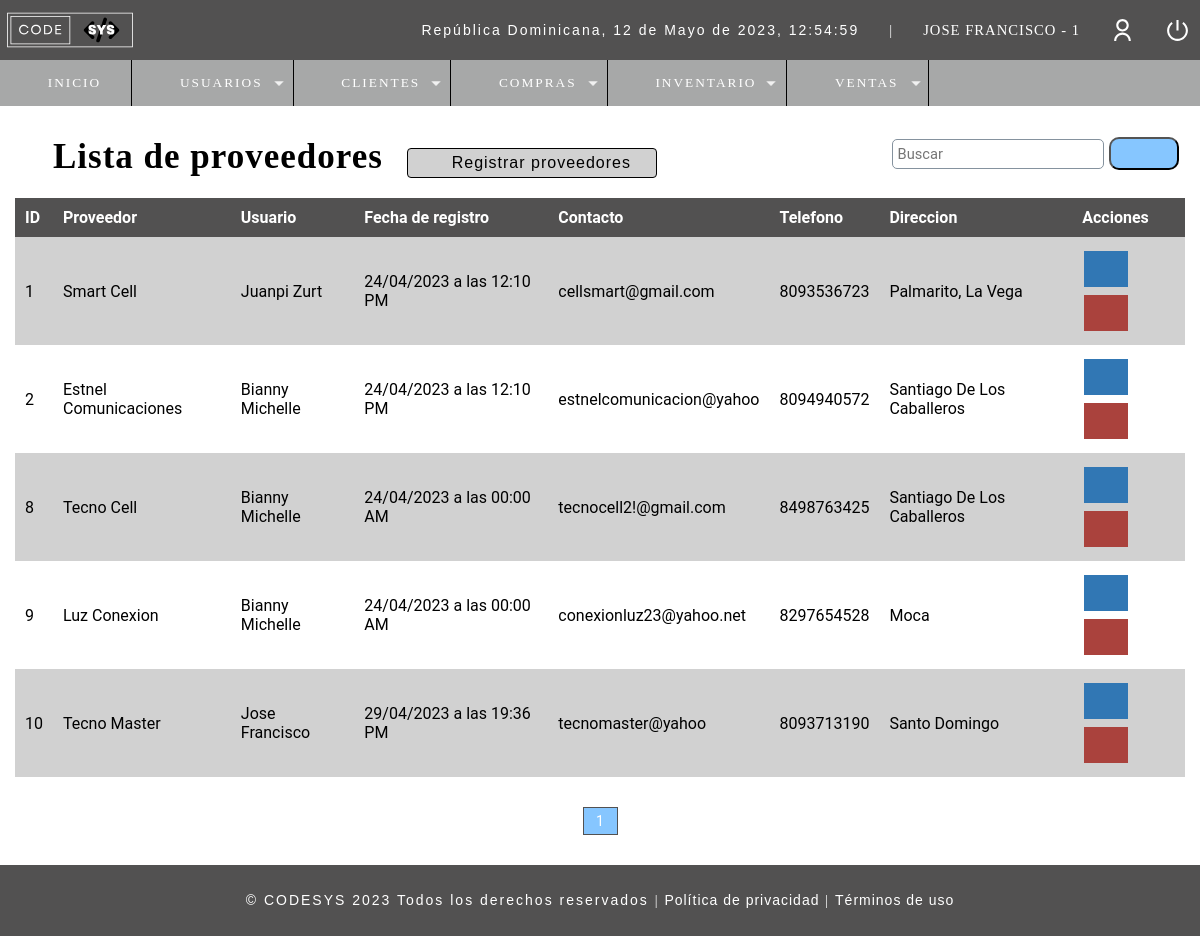
The page /r_proveedores.php (signed in) on the database its author committed.
### tables this page shows
CREATE TABLE `t_usuario` (
  `ID_Usuario` int(11) NOT NULL,
  `Nombre` varchar(50) DEFAULT NULL,
  `Email` varchar(100) DEFAULT NULL,
  `Usuario` varchar(15) DEFAULT NULL,
  `Pass` varchar(150) DEFAULT NULL,
  `Rol` int(11) DEFAULT NULL,
  `ID_Estado` int(10) DEFAULT NULL
);

CREATE TABLE `t_proveedor` (
  `ID_Proveedor` int(11) NOT NULL,
  `Proveedor` varchar(50) DEFAULT NULL,
  `Cod_Usuario` int(11) NOT NULL,
  `Fecha_Registro` datetime NOT NULL DEFAULT current_timestamp(),
  `Contacto` varchar(50) DEFAULT NULL,
  `Telefono` varchar(15) DEFAULT NULL,
  `Direccion` varchar(100) DEFAULT NULL,
  `ID_Estado` int(11) NOT NULL
);

### Include/functions.php (called while the page is built, shortened)
<?php
	function fechaActual(){
		$mes = array("","Enero",
		    "Febrero",
			"Marzo",
			"Abril",
			"Mayo",
			"Junio",
			"Julio",
			"Agosto",
			"Septiembre",
			"Octubre",
			"Noviembre",
			"Diciembre");
		return date('d')." de ". $mes[date('n')] . " de " . date('Y') . ", " . date('H:i:s');
	}
?>

### Controllers/r_proveedores.controller.php (called while the page is built, shortened)
<?php
include("./Database/conn_backend.php");
$sql_registers =  mysqli_query($conn, "SELECT COUNT(*) as total_registers FROM t_proveedor WHERE ID_Estado=1");
$result_registers = mysqli_fetch_array($sql_registers);
$total_registro = $result_registers['total_registers'];
$paginas = 5;
if(empty($_GET['pagina'])){
    $pagina = 1;
}else{
    $pagina = $_GET['pagina'];
}
$from = ($pagina - 1) * $paginas;
$total_pages = ceil($total_registro / $paginas);
$sql = "SELECT prov.ID_Proveedor, prov.Proveedor, u.Nombre, DATE_FORMAT(prov.Fecha_Registro, '%d/%m/%Y a las %H%:%i% %p') AS Fecha_New, prov.Contacto, prov.Telefono, prov.Direccion, e.Estado
            FROM t_proveedor prov
            INNER JOIN t_usuario u
            INNER JOIN t_estado e
            ON prov.ID_Estado = e.ID_Estado
            AND prov.Cod_Usuario = u.ID_Usuario
            WHERE e.ID_Estado = 1
            ORDER BY prov.ID_Proveedor ASC
            LIMIT $from,$paginas";
$result = mysqli_query($conn, $sql);
?>

### r_proveedores.php (the view)
<?php
    include("Include/plantilla_Cabeza.php");
    include("Controllers/r_proveedores.controller.php");
?>
<br>
<br>
<head>
    <link rel="stylesheet" href="css/style.css">
</head>
<section id="container">
    <div class="r_user">
	<h1><i class="fa-solid fa-boxes-packing" style="color: #000;"></i> Lista de proveedores</h1>
        <?php if($idrol != 2 && $idrol != 3){ ?>
    <a class="btn_new" href="c_proveedor.php"><i class="fa-solid fa-truck-field" style="color: #525151;"></i> Registrar proveedores</a>
        <?php } ?>
    <form method="GET" action="buscar_proveedores.php" class="form_search">
        <input type="text" name="busqueda" id="busqueda" placeholder="Buscar">
        <button type="submit" class="btn_search"><i class="fa-solid fa-magnifying-glass" style="color: #000000;"></i></button>
    </form>
    <div class="containerTableResponsive">
    <table>
        <thead class="table">
        <tr>
            <th>ID</th>
            <th>Proveedor</th>
            <th>Usuario</th>
            <th>Fecha de registro</th>
            <th>Contacto</th>
            <th>Telefono</th>
            <th>Direccion</th>
            <th>Acciones</th>
        </tr>
        </thead>
        <tbody>
        <?php while($mostrar = mysqli_fetch_array($result)): ?>
        <tr class="row<?= $mostrar['ID_Proveedor'];?>">
            <td><?= $mostrar['ID_Proveedor']; ?></td>
            <td><?= $mostrar['Proveedor']; ?></td>
            <td><?= $mostrar['Nombre']; ?></td>
            <td><?= $mostrar['Fecha_New']; ?></td>
            <td><?= $mostrar['Contacto']; ?></td>
            <td><?= $mostrar['Telefono']; ?></td>
            <td><?= $mostrar['Direccion']; ?></td>
            <td>
                <?php if($idrol != 2){ ?>
                <a class="btn_edit" id="abrir_caja" href="u_proveedores.php?id=<?php echo $mostrar['ID_Proveedor'];?>" data-bs-toggle="modal" data-bs-target="#btn_editar" ><i class="fa-solid fa-pen-to-square"></i></a>
                    <?php if($idrol != 4 && $idrol != 3){ ?>
                <a class="btn_delete del_supplier" href="#" client="<?php echo $mostrar['ID_Proveedor'];?>"><i class="fa-solid fa-trash"></i></a>
                    <?php }} ?>
            </td>
            <?php endwhile;?>
        </tr>
        </tbody>
    </table>
    </div>
    <div class="paginador">
        <ul>
            <?php if($pagina != 1){ ?>
            <li><a href="?pagina=<?php echo 1; ?>"><i class="fa-sharp fa-solid fa-backward-step" style="color: #000000; height: 16px;"></i></a></li>
            <li><a href="?pagina=<?php echo $pagina-1; ?>"><i class="fa-sharp fa-solid fa-caret-left" style="color: #000000; height: 16px;"></i></a></li>
            <?php } for($i=1;$i<=$total_pages;$i++){
                if($i == $pagina){
                    echo '<li class="page_select">'.$i.'</a></li>';
                }else{
                echo '<li><a href="?pagina='.$i.'">'.$i.'</a></li>';
                }
            } if($pagina != $total_pages){ ?>
            <li><a href="?pagina=<?php echo $pagina + 1; ?>"><i class="fa-solid fa-caret-right" style="color: #000000; height: 16px;"></i></a></li>
            <li><a href="?pagina=<?php echo $total_pages?>"><i class="fa-sharp fa-solid fa-forward-step" style="color: #000000; height: 16px;"></i></a></li>
            <?php } ?>
        </ul>
    </div>
    </div>
</section>
<?php include_once("Include/plantilla_pie.php");?>

### Include/plantilla_Cabeza.php (shortened to what this page needs)
<?php
	include("./Database/conn_backend.php");
	include("scripts.php");
	$usuario = $_SESSION['Usuario'];
	$sql = "SELECT * FROM t_usuario WHERE Usuario='$usuario'";
	$result = mysqli_query($conn, $sql);
?>
<!DOCTYPE html>
<html lang="en">
<head>
</head>
<body>
	<header>
		<div class="header">
			<h1><img class="imgHeader" src="assets\images\CODESYSLOGO.svg" alt="Logo de CODESYS" width="130px" height="100px" style="margin-top:2px; margin-left:-5px;"></h1>
			<div class="optionsBar">
				<p id="hora">República Dominicana, <?php echo fechaActual();?></p>
				<span>|</span>
				<?php while($mostrar = mysqli_fetch_array($result)){?>
				<span class="user"><?php echo $mostrar['Nombre'].' - '.$mostrar['Rol']?></span>
				<?php } ?>
				<img class="photouser" src="assets\images\user-line.svg" alt="Usuario">
				<a href="Include\Close_session.php"><img class="close" src="assets\images\shut-down-line.svg" alt="Salir del sistema" title="Salir"></a>
			</div>
		</div>
		<?php include("Include/navbar.php");?>
	</header>

### assets/css/style_plantillas.css (style rules this page uses)
* { margin:0; padding:0; box-sizing: border-box; text-decoration: none; font-family: 'Roboto', sans-serif; }
body { background: #fff; }
h1, h2, h3, h4, h5, h6 { font-family: 'arial'; font-weight: bold; letter-spacing: 1px; }
h1 { font-family: 'GothamBook'; font-size: 26px; }
p { font-family: 'arial'; letter-spacing: 2px; font-size: 14px; line-height: 20px; }
a { text-decoration: none; font-family: arial; letter-spacing: 1px; }
span { font-family: 'GothamBook'; letter-spacing: 1px; font-size: 14px; line-height: 20px; }
header { position: fixed; width: 100%; }
.header { color: #FFF; background: #525151; height: 60px; display: -webkit-flex; display: -moz-flex; display: -ms-flex; display: -o-flex; display: flex; justify-content: space-between; align-items: center; padding: 10px; }
.optionsBar { display: -webkit-flex; display: -moz-flex; display: -ms-flex; display: -o-flex; display: flex; justify-content: center; align-items: center; }
.optionsBar span { color: #FFF; font-size: 11pt; font-family: 'GothamBook'; text-transform: uppercase; margin-left: 30px; }
.photouser { margin-left: 30px; width: 25px; height: 25px; }
.close { width: 25px; height: 25px; }
.optionsBar a { display: -webkit-flex; display: -moz-flex; display: -ms-flex; display: -o-flex; display: flex; margin-left: 30px; }
#container { padding: 90px 15px 15px; }

### css/style.css (style rules this page uses)
* { margin:0; padding:0; box-sizing: border-box; text-decoration: none; font-family: 'Roboto', sans-serif; }
form { background-color: #fff; margin:auto; padding:20px 50px; border:1px solid #d1d1d1 }
input,select { margin: 5px; margin-left: 0.5px; display: block; width: 100%; font-size: 11pt; padding: 5px; border: 1px solid #85929e; border-radius: 5px; }
.r_user h1 { font-size: 35px; display: inline-block; }
.btn_new { background-color: #d1d1d1; color: #000; letter-spacing: 1px; cursor: pointer; display: inline-block; padding:5px 25px; border-radius: 4px; margin: 20px; border: 1px solid #000; }
table { border-collapse: collapse; font-size: 12pt; font-family: Arial, Helvetica, sans-serif; width: 100%; }
table th { text-align: left; padding:10px; background: #525151; color:#fff; }
table tr:nth-child(odd) { background-color: #d1d1d1; }
table tr:nth-child(even) { background-color: #fff; }
table td { padding:10px; }
.btn_edit { background-color: #3177b4; border: none; color: white; padding: 10px 15px; text-align: center; text-decoration: none; display: inline-block; font-size: 16px; margin: 4px 2px; cursor: pointer; }
.btn_delete { background-color: #aa423d; border: none; color: white; padding: 10px 15px; text-align: center; text-decoration: none; display: inline-block; font-size: 16px; margin: 4px 2px; cursor: pointer; }
.paginador ul { padding:15px; list-style: none; background-color: #fff; margin-top: 15px; display: flex; justify-content: center; }
.paginador a, .page_select { color:#000; border:1px solid #525151; padding:5px 5px; display:inline-block; font-size: 14px; text-align: center; width: 35px; }
.page_select { color:#fff; background-color: #86c6ff;; }
.form_search { display: flex; float: right; background-color: initial; padding:6px; border:none; width: 300px; }
.form_search .btn_search { background-color: #86c6ff; color:#000; padding:0px 20px; border-radius: 10px; cursor:pointer; width: 80px; height: 33px; margin-top: 3px; }
.type_fact, button, legend { color: white; padding: 5px 10px; border-radius: 0; font-size: 14px; }

### rows shown on the page
t_usuario: Nombre "JOSE FRANCISCO", Rol "1"
t_proveedor: ID_Proveedor "1", Proveedor "Smart Cell", Cod_Usuario.Nombre "Juanpi Zurt", Fecha_New "24/04/2023 a las 12:10 PM", Contacto "cellsmart@gmail.com", Telefono "8093536723", Direccion "Palmarito, La Vega"
t_proveedor: ID_Proveedor "2", Proveedor "Estnel Comunicaciones", Cod_Usuario.Nombre "Bianny Michelle", Fecha_New "24/04/2023 a las 12:10 PM", Contacto "estnelcomunicacion@yahoo", Telefono "8094940572", Direccion "Santiago De Los Caballeros"
t_proveedor: ID_Proveedor "8", Proveedor "Tecno Cell", Cod_Usuario.Nombre "Bianny Michelle", Fecha_New "24/04/2023 a las 00:00 AM", Contacto "tecnocell2!@gmail.com", Telefono "8498763425", Direccion "Santiago De Los Caballeros"
t_proveedor: ID_Proveedor "9", Proveedor "Luz Conexion", Cod_Usuario.Nombre "Bianny Michelle", Fecha_New "24/04/2023 a las 00:00 AM", Contacto "conexionluz23@yahoo.net", Telefono "8297654528", Direccion "Moca"
t_proveedor: ID_Proveedor "10", Proveedor "Tecno Master", Cod_Usuario.Nombre "Jose Francisco", Fecha_New "29/04/2023 a las 19:36 PM", Contacto "tecnomaster@yahoo", Telefono "8093713190", Direccion "Santo Domingo"

### other values the page prints
fechaActual() "12 de Mayo de 2023, 12:54:59"
